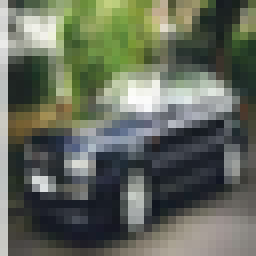
#> input picture 21pose/nonface (101).png, 32 x 32 px (shown 8 times larger); its folder holds only this picture in this run
$ python read_data.py
#> lines starting #> are read from the running program, lines starting #| are printed output that depends on the picture
import cv2, os, glob, re, time
from PIL import Image
import numpy as np
import matplotlib.pyplot as plt

start = time.time()
def splitstring(word):
    label = np.zeros(22);
    x = re.split(" ", word)
    if(x[0] != 'nonface'):
        label[0] = 1
        label[int(x[0])] = 1
    return label

# read several image
img_dir = "21pose" # Enter Directory of all images
data_path = os.path.join(img_dir,'*jpg')
files = glob.glob(data_path)

img_dir = "21pose" # Enter Directory of all images
data_path = os.path.join(img_dir,'*png')
files_png = glob.glob(data_path)

data = []
label = []

for f1 in files:
    image = cv2.imread(f1)
    base = os.path.basename(f1)
    base = os.path.splitext(base)
    # title = splitstring(base[0])
    title = splitstring(base[0])
    # print(title)

    image = cv2.cvtColor(image, cv2.COLOR_BGR2GRAY)
    layer = image
    layer = cv2.resize(layer,(100,100))

    height = layer.shape[0]
    width = layer.shape[1]
    pad = 16

    new_layer = np.ones([height + 2*pad, width + 2*pad])
    new_layer += 128
    for i in range(height):
        for j in range(width):
            new_layer[i + pad][j + pad] = layer[i][j]

    # plt.imshow(new_layer, cmap='gray')
    # plt.show()
    # cv2.waitKey(1000)

    data.append(new_layer)
    label.append(title)

for f1 in files_png:
    image = cv2.imread(f1)
#> image is the input picture: shape (32, 32, 3); mean B, G, R 92.3, 105.8, 99.7
    base = os.path.basename(f1)
    base = os.path.splitext(base)
    # title = splitstring(base[0])
    title = splitstring(base[0])
    # print(title)

    image = cv2.cvtColor(image, cv2.COLOR_BGR2GRAY)
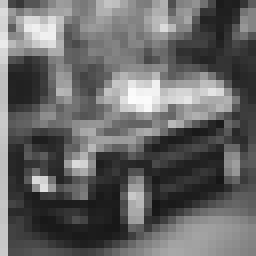
#> image: shape (32, 32) (shown 8 times larger); min 21, max 252, mean 102.5
    layer = image
    layer = cv2.resize(layer,(100,100))
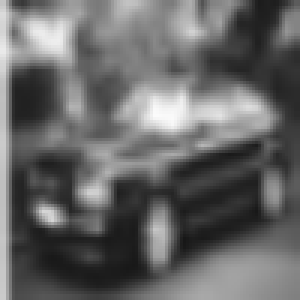
#> layer: shape (100, 100) (shown 3 times larger); min 23, max 251, mean 102.4

    height = layer.shape[0]
#> height = 100
    width = layer.shape[1]
#> width = 100
    pad = 16

    new_layer = np.ones([height + 2*pad, width + 2*pad])
    new_layer += 128
    for i in range(height):
        for j in range(width):
            new_layer[i + pad][j + pad] = layer[i][j]
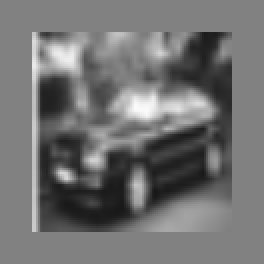
#> new_layer: shape (132, 132) float64 (shown 2 times larger); min 23, max 251, mean 113.7

    data.append(new_layer)
    label.append(title)

data = np.array(data)
label = np.array(label)
end = time.time()
print("read data complete " , round(end-start,2) , "s, total : ", len(data))
#| read data complete  0.02 s, total :  1
# cv2.imshow('data',data[0])
# cv2.waitKey(1000)

$ run again, on 21pose/nonface (126).png
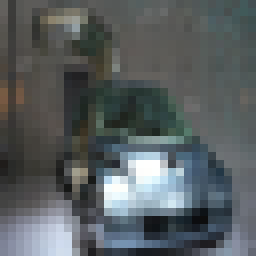
#> input picture 21pose/nonface (126).png, 32 x 32 px (shown 8 times larger)
#> image is the input picture: shape (32, 32, 3); mean B, G, R 95.7, 94, 87.8
#> image: shape (32, 32)
#> `layer = cv2.resize(layer,(100,100))`:
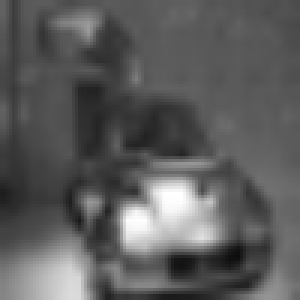
#> layer: shape (100, 100) (shown 3 times larger); min 13, max 255, mean 92.2
#> after the loop `for i in range(height):`:
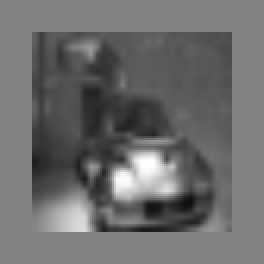
#> new_layer: shape (132, 132) float64 (shown 2 times larger); min 13, max 255, mean 107.9
#| read data complete  0.02 s, total :  1

$ run again, on 21pose/nonface (147).png
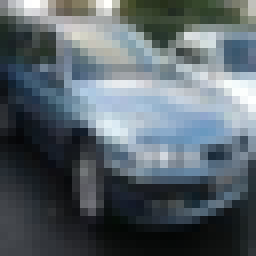
#> input picture 21pose/nonface (147).png, 32 x 32 px (shown 8 times larger)
#> image is the input picture: shape (32, 32, 3); mean B, G, R 106.9, 100.5, 90
#> image: shape (32, 32)
#> `layer = cv2.resize(layer,(100,100))`:
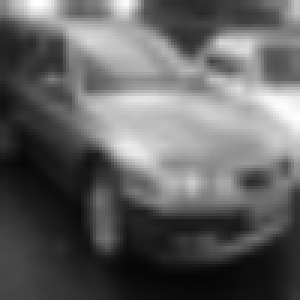
#> layer: shape (100, 100) (shown 3 times larger); min 5, max 255, mean 98
#> after the loop `for i in range(height):`:
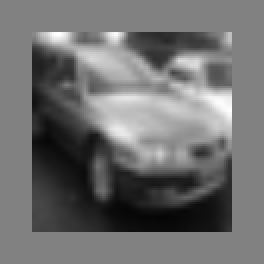
#> new_layer: shape (132, 132) float64 (shown 2 times larger); min 5, max 255, mean 111.2
#| read data complete  0.02 s, total :  1

$ run again, on 21pose/nonface (148).png
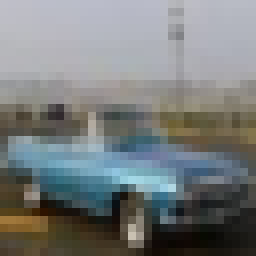
#> input picture 21pose/nonface (148).png, 32 x 32 px (shown 8 times larger)
#> image is the input picture: shape (32, 32, 3); mean B, G, R 123.8, 124, 120.2
#> image: shape (32, 32)
#> `layer = cv2.resize(layer,(100,100))`:
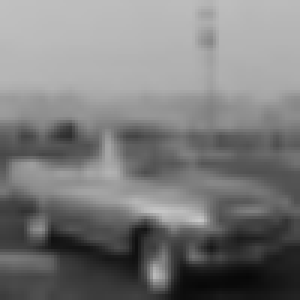
#> layer: shape (100, 100) (shown 3 times larger); min 7, max 200, mean 122.7
#> after the loop `for i in range(height):`:
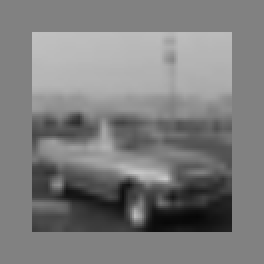
#> new_layer: shape (132, 132) float64 (shown 2 times larger); min 7, max 200, mean 125.4
#| read data complete  0.02 s, total :  1

$ run again, on 21pose/nonface (115).png
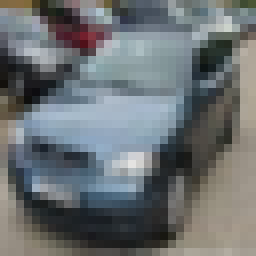
#> input picture 21pose/nonface (115).png, 32 x 32 px (shown 8 times larger)
#> image is the input picture: shape (32, 32, 3); mean B, G, R 114.6, 112.4, 107.3
#> image: shape (32, 32)
#> `layer = cv2.resize(layer,(100,100))`:
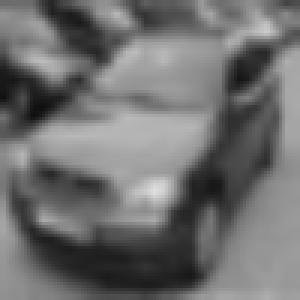
#> layer: shape (100, 100) (shown 3 times larger); min 16, max 223, mean 111
#> after the loop `for i in range(height):`:
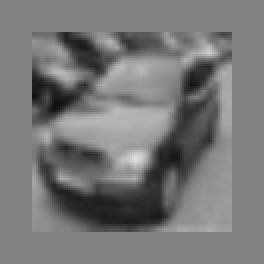
#> new_layer: shape (132, 132) float64 (shown 2 times larger); min 16, max 223, mean 118.7
#| read data complete  0.02 s, total :  1
